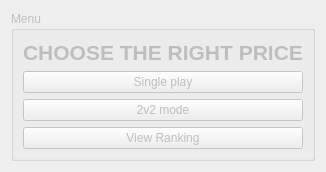
            <widget class="QWidget" name="mainTab">
              <attribute name="title">
                <string/>
              </attribute>
            <layout class="QHBoxLayout" name="horizontalLayout_2">
              <item>
                <widget class="QGroupBox" name="grpMain">
                  <property name="enabled">
                    <bool>false</bool>
                  </property>
                  <property name="title">
                    <string>Menu</string>
                  </property>
                  <layout class="QVBoxLayout" name="verticalLayout_2">
                    <item>
                      <widget class="QLabel" name="label_3">
                        <property name="font">
                          <font>
                            <pointsize>16</pointsize>
                            <bold>true</bold>
                          </font>
                        </property>
                        <property name="text">
                          <string>CHOOSE THE RIGHT PRICE</string>
                        </property>
                        <property name="alignment">
                          <set>Qt::AlignCenter</set>
                        </property>
                      </widget>
                    </item>
                    <item>
                      <layout class="QVBoxLayout" name="functionGroup">
                        <item>
                          <widget class="QPushButton" name="btnSingle">
                            <property name="text">
                              <string>Single play</string>
                            </property>
                          </widget>
                        </item>
                        <item>
                          <widget class="QPushButton" name="btnPvP">
                            <property name="text">
                              <string>2v2 mode</string>
                            </property>
                          </widget>
                        </item>
                        <item>
                          <widget class="QPushButton" name="btnViewRank">
                            <property name="text">
                              <string>View Ranking</string>
                            </property>
                          </widget>
                        </item>
                      </layout>
                    </item>
                  </layout>
                </widget>
              </item>
            </layout>
          </widget>
